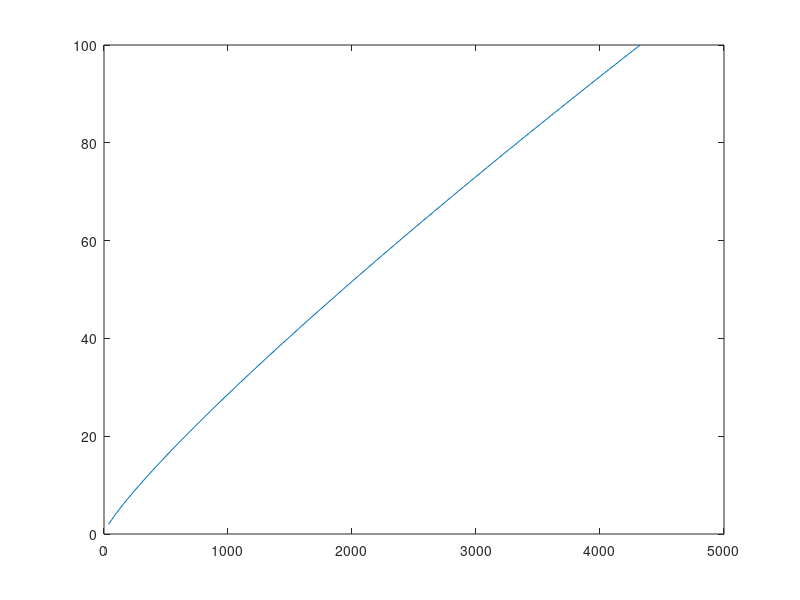
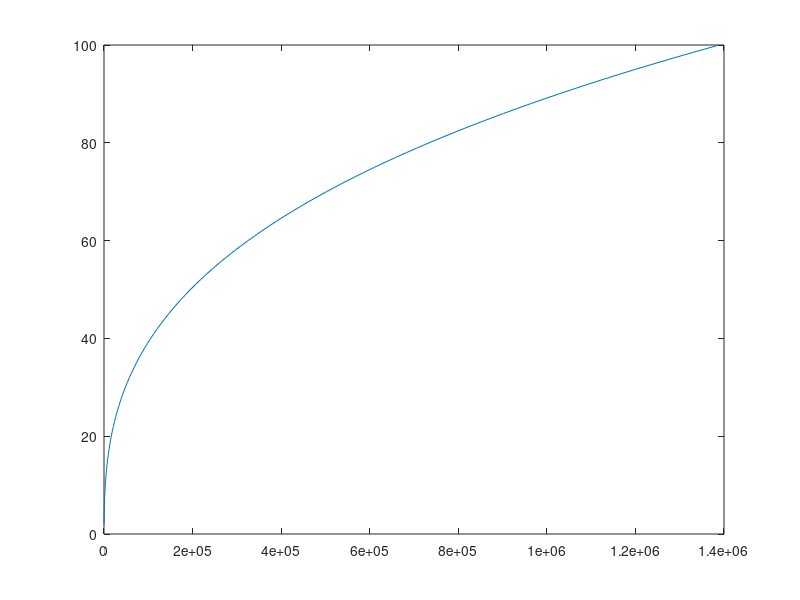

MATLAB code for these plots, in order:
clear all

p=1.55; c=.6; a1=16; a2=16; b1=5; b2=5; k=0.41;% (Gryning et al 1983)
xo=0;  %ground level source
Lo=-10000;
zo=.05
zbar=[2:100];
phim=(1-a1*zbar/Lo).^(-1/4);
psi=(1./phim)-1;
x=(zbar/k^2).*(log(c*zbar/zo)-psi).*(1-p*a1*zbar/(4*Lo)).^0.5;
figure (1)
plot (x,zbar)

clear all

p=1.55; c=.6; a1=16; a2=16; b1=5; b2=5; k=0.41;% (Gryning et al 1983)

global  long_dist Lo zo;


xo=0;  %ground level source
xo=0;  %ground level source
Lo=10;
zo=.05
zbar=[2:100];
%phim=(1+b2*zbar/Lo);
%psi=-b2*zbar/Lo;
x=(zbar./k^2).*(log(c*zbar./zo)+2*b2*p*zbar./(3*Lo)).*(1+b1*p*zbar./(2*Lo))+(b1/4-b2/6)*p*zbar./Lo;


figure (2)
plot (x,zbar)



